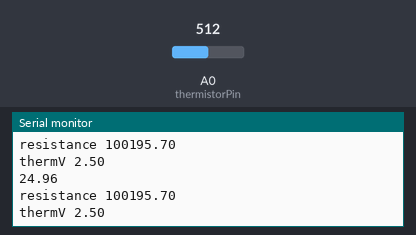
Simulated run of this sketch. Board: Arduino Uno, built with avr-gcc and run on an emulated ATmega328P. On the bench: the last lines printed to the serial monitor. Inputs (shaded band) come from the test bench; at power-on: A0 (thermistorPin) = 512.

Above: at 1.2 s.
1.3 s: A0 (thermistorPin) set to 1023
At 1.8 s:
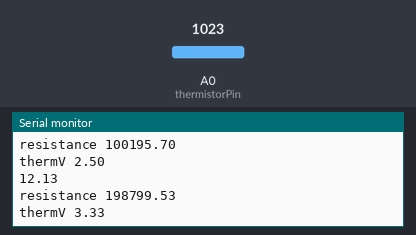
4.0 s: A0 (thermistorPin) set to 900
At 4.9 s:
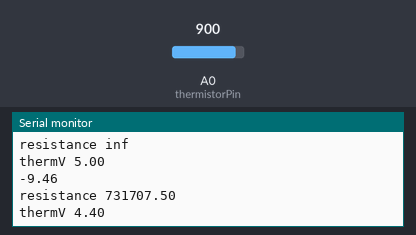
Timing chart, 0 to 7.0 s (numbered marks = the images above; inputs shaded):
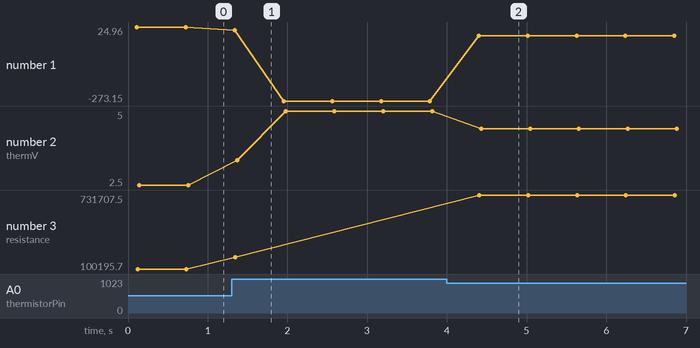

Measured:
- after the input at 1.3 s, the serial monitor: prints a new line at once (image 1)
- after the input at 4.0 s, the serial monitor: prints a new line after 0.40 s (image 2)
- plotted number 1: 24.96 → -273.15 after the input at 1.3 s, -273.15 → -9.46 after the input at 4.0 s
- plotted number 2: 2.5 → 5 after the input at 1.3 s, 5 → 4.4 after the input at 4.0 s
- plotted number 3: 100195.7 → 198799.53 after the input at 1.3 s, 198799.53 → 731707.5 after the input at 4.0 s

The sketch:

oct2_23.ino
```cpp
const int thermistorPin = A0;
const int numReadings = 100;

const float referenceResistor = 100000.0;  // Assuming a 100kΩ resistor for voltage division
const float B = 4540.0;                  // B coefficient of the thermistor
const float R25 = 100000.0;                // Resistance at 25°C
const float TR = 298.15;                 // 25°C in Kelvin
const float RInfinity = R25 * exp(-B / TR);
const float tStart = millis();
int test = -1;

void setup() {
  Serial.begin(9600);
}

void loop() {

  // With Averaging
  long sum = 0;
  for(int i = 0; i < numReadings; i++) {
    sum += analogRead(thermistorPin);
    delay(1);
  }
  float avgReading = (float)sum / numReadings;
  float tEnd = millis();
  float durationSeconds = (millis() - tStart) / 1000.0;  // Calculate duration and convert to seconds


  float thermVolt = avgReading*5.0/1023.0 ;
  float resV = 5.0 - thermVolt;
  float curr = resV / referenceResistor;
  float resistance = thermVolt / curr;

  // Calculate temperature using the provided equation
  float temperatureKelvin = B / log(resistance / RInfinity);
  float temperatureCelsius = temperatureKelvin - 273.15; // Convert Kelvin to Celsius

  // Write results
  //Serial.print(durationSeconds, 2);
  //Serial.print(,);
  Serial.println(temperatureCelsius, 2);
  Serial.print("resistance ");
  Serial.println(resistance);
  Serial.print("thermV ");
  Serial.println(thermVolt);

  // Print the results
  // Serial.print("Duration (s): ");
  //Serial.print(durationSeconds, 2);
  //Serial.print(","); // Temperature (°C): ");
  //Serial.println(temperatureCelsius, 2);

  //int inputPotent = analogRead(A1);
  //int outputPotent = map(inputPotent, 0, 1023, 0, 255);
  //analogWrite(6,outputPotent);

  delay(500);
}
```
